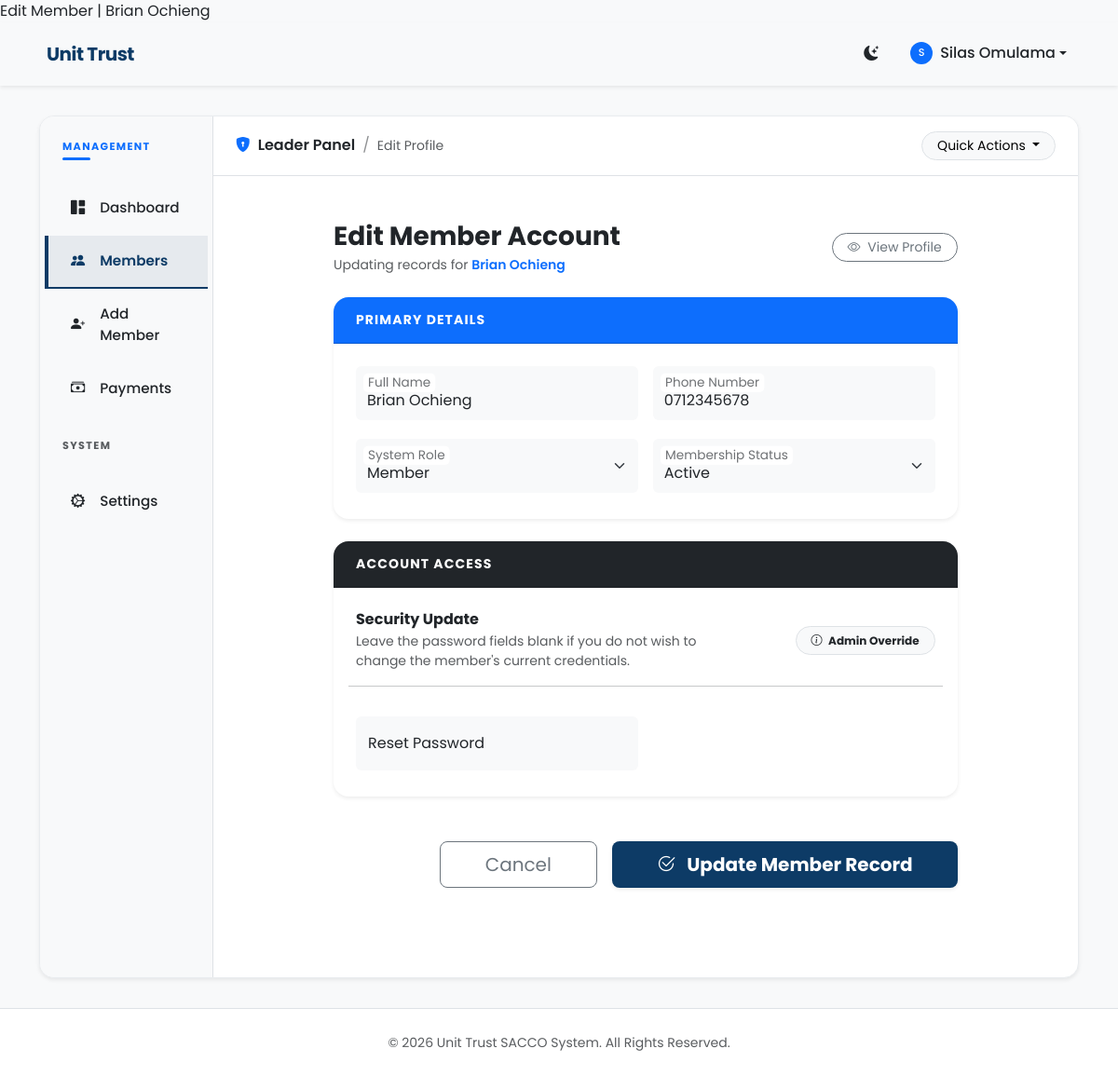
The app's page /leader/members/33/edit/ (signed in) with its own data.
### accounts/models.py (models this page shows, shortened)
class CustomUser(AbstractBaseUser, PermissionsMixin):
    ROLE_CHOICES = [
        ('Chairman', 'Chairman'),
        ('Secretary', 'Secretary'),
        ('Treasurer', 'Treasurer'),
        ('Member', 'Member'),
    ]
    STATUS_CHOICES = [
        ('Visitor', 'Visitor'),
        ('Active', 'Active'),
    ]
    full_name = models.CharField(max_length=255)
    email = models.EmailField(blank=True)
    phone_number = models.CharField(max_length=32, unique=True)
    role = models.CharField(max_length=20, choices=ROLE_CHOICES, default='Member')
    status = models.CharField(max_length=20, choices=STATUS_CHOICES, default='Visitor')
    is_staff = models.BooleanField(default=False)
    is_active = models.BooleanField(default=True)
    date_joined = models.DateTimeField(default=timezone.now)
    objects = CustomUserManager()
    USERNAME_FIELD = 'phone_number'
    REQUIRED_FIELDS = ['full_name']

### members/views.py (the view)
# urls.py: path('leader/members/<int:user_id>/edit/', views.edit_member, name='leader_edit_member'),
@role_required(['Chairman', 'Secretary', 'Treasurer'])
def edit_member(request, user_id):
    user = get_object_or_404(User, id=user_id)
    if request.method == 'POST':
        form = LeaderMemberForm(request.POST)
        if form.is_valid():
            data = form.cleaned_data
            user.full_name = data['full_name']
            user.role = data['role']
            user.status = data['status']
            if data.get('password'):
                user.set_password(data.get('password'))
            user.save()
            messages.success(request, 'Member updated')
            return redirect('members:members_list')
    else:
        initial = {'full_name': user.full_name, 'phone_number': user.phone_number, 'role': user.role, 'status': user.status}
        form = LeaderMemberForm(initial=initial)
    return render(request, 'dashboard/edit_member.html', {'form': form, 'member': user})

### members/forms.py (shortened to what this page needs)
class LeaderMemberForm(forms.Form):
    full_name = forms.CharField(max_length=255)
    phone_number = forms.CharField(max_length=32)
    role = forms.ChoiceField(choices=(('Chairman','Chairman'),('Secretary','Secretary'),('Treasurer','Treasurer'),('Member','Member')))
    status = forms.ChoiceField(choices=(('Visitor','Visitor'),('Active','Active')))
    password = forms.CharField(widget=forms.PasswordInput, required=False)

### accounts/utils.py (called while the page is built)
def role_required(allowed_roles):
    def decorator(view_func):
        @wraps(view_func)
        def _wrapped(request, *args, **kwargs):
            if not request.user.is_authenticated:
                raise PermissionDenied
            if request.user.role not in allowed_roles and not request.user.is_superuser:
                raise PermissionDenied
            return view_func(request, *args, **kwargs)
        return _wrapped
    return decorator

### members/context_processors.py (called while the page is built)
def current_profile(request):
    profile = None
    try:
        if request.user and request.user.is_authenticated:
            profile, _ = Profile.objects.get_or_create(user=request.user)
    except Exception:
        profile = None
    return {'profile': profile}

### templates/dashboard/edit_member.html (shortened to what this page needs)
{% extends 'dashboard/base.html' %}
{% load widget_tweaks %}
{% block title %}Edit Member | {{ member.full_name }}{% endblock title %}
{% block breadcrumb %}Edit Profile{% endblock %}
{% block dashboard_content %}
<div class="container-fluid">
    <div class="row justify-content-center">
        <div class="col-12 col-xl-10">
            <div class="d-flex align-items-center justify-content-between mb-4">
                <div>
                    <h3 class="fw-bold text-body mb-1">Edit Member Account</h3>
                    <p class="text-body-secondary small mb-0">Updating records for <span class="text-primary fw-semibold">{{ member.full_name }}</span></p>
                </div>
                <div class="d-flex gap-2">
                    <a href="{% url 'members:leader_member_detail' member.id %}" class="btn btn-outline-secondary btn-sm rounded-pill px-3">
                        <i class="bi bi-eye me-1"></i> View Profile
                    </a>
                </div>
            </div>
            <form method="post" novalidate>
                <div class="card border-0 shadow-sm rounded-4 overflow-hidden mb-4">
                    <div class="card-header bg-primary text-white py-3 px-4">
                        <h5 class="mb-0 small text-uppercase tracking-wider fw-bold">Primary Details</h5>
                    </div>
                    <div class="card-body p-4">
                        <div class="row g-3">
                            <div class="col-md-6">
                                <div class="form-floating">
                                    {% render_field form.full_name class="form-control border-0 bg-body-tertiary" placeholder="Full Name" %}
                                    <label>Full Name</label>
                                </div>
                            </div>
                            <div class="col-md-6">
                                <div class="form-floating">
                                    {% render_field form.phone_number class="form-control border-0 bg-body-tertiary" placeholder="Phone Number" %}
                                    <label>Phone Number</label>
                                </div>
                            </div>
                            <div class="col-md-6">
                                <div class="form-floating">
                                    {% render_field form.role class="form-select border-0 bg-body-tertiary" %}
                                    <label>System Role</label>
                                </div>
                            </div>
                            <div class="col-md-6">
                                <div class="form-floating">
                                    {% render_field form.status class="form-select border-0 bg-body-tertiary" %}
                                    <label>Membership Status</label>
                                </div>
                            </div>
                        </div>
                    </div>
                </div>
                <div class="card border-0 shadow-sm rounded-4 overflow-hidden mb-5">
                    <div class="card-header bg-dark text-white py-3 px-4">
                        <h5 class="mb-0 small text-uppercase tracking-wider fw-bold">Account Access</h5>
                    </div>
                    <div class="card-body p-4">
                        <div class="row g-3 align-items-center">
                            <div class="col-md-8">
                                <h6 class="fw-bold mb-1">Security Update</h6>
                                <p class="text-body-secondary small mb-0">Leave the password fields blank if you do not wish to change the member's current credentials.</p>
                            </div>
                            <div class="col-md-4 text-md-end">
                                <span class="badge bg-light text-dark border px-3 py-2 rounded-pill">
                                    <i class="bi bi-info-circle me-1"></i> Admin Override
                                </span>
                            </div>
                            <hr class="my-3 opacity-10">
                            {% if form.password %}
                            <div class="col-md-6">
                                <div class="form-floating">
                                    {% render_field form.password class="form-control border-0 bg-body-tertiary" placeholder="New Password" %}
                                    <label>Reset Password</label>
                                </div>
                            </div>
                            {% endif %}
                        </div>
                    </div>
                </div>
                <div class="d-grid gap-2 d-md-flex justify-content-md-end mb-5">
                    <button class="btn btn-outline-secondary btn-lg px-5 rounded-3 me-md-2" type="button" onclick="window.history.back()">
                        Cancel
                    </button>
                    <button class="btn btn-primary btn-lg px-5 rounded-3 fw-bold shadow-sm" type="submit">
                        <i class="bi bi-check2-circle me-2"></i> Update Member Record
                    </button>
                </div>
            </form>
        </div>
    </div>
</div>
{% endblock %}

### templates/nav.html (shortened to what this page needs)
<nav class="navbar navbar-expand-lg sticky-top shadow-sm">
  <div class="container">
    <a class="navbar-brand d-flex align-items-center" href="{% url 'home' %}">
       Unit Trust
    </a>
    <div class="collapse navbar-collapse" id="navbarNav">
      <ul class="navbar-nav ms-auto align-items-center">
        <li class="nav-item mx-lg-2">
          <button class="btn nav-link px-2 border-0 shadow-none" id="themeToggler" type="button" title="Toggle Mode">
            <i class="bi bi-moon-stars-fill" id="themeIcon"></i>
          </button>
        </li>
        {% if request.user.is_authenticated %}
          <li class="nav-item dropdown">
            <a class="nav-link dropdown-toggle d-flex align-items-center" href="#" id="userMenu" role="button" data-bs-toggle="dropdown">
              {% if profile and profile.profile_photo %}
                <img src="{{ profile.profile_photo.url }}" class="rounded-circle me-2" style="width:24px;height:24px;object-fit:cover;">
              {% else %}
                <div class="bg-primary text-white rounded-circle d-inline-flex align-items-center justify-content-center me-2" style="width: 24px; height: 24px; font-size: 0.7rem;">
                  {{ request.user.full_name|slice:":1"|upper }}
                </div>
              {% endif %}
              {{ request.user.full_name|default:"Member" }}
            </a>
          </li>
        {% endif %}
      </ul>
    </div>
  </div>
</nav>

### templates/base.html (style rules this page uses)
:root { --primary-color: #0d3b66; --secondary-color: #4caf50; --bg-light: #f8f9fa; }

### templates/nav.html (style rules this page uses)
.navbar { padding: 0.5rem 1rem; transition: all 0.3s ease; background-color: var(--bs-body-tertiary); }
@media (min-width: 768px) { .navbar { padding: 0.8rem 1rem; } }
.navbar-brand { font-weight: 700; letter-spacing: -0.5px; color: var(--primary-color) !important; }
.nav-link { font-weight: 500; color: var(--bs-body-color); margin: 0.25rem 2px; transition: all 0.2s ease; font-size: 0.9rem; border-bottom: 2px solid transparent; }
@media (min-width: 768px) { .nav-link { margin: 0 5px; font-size: 1rem; } }

### templates/dashboard/edit_member.html (style rules this page uses)
.form-floating > label { padding: 1rem 0.75rem !important; background-color: transparent !important; }
.tracking-wider { letter-spacing: 0.08em; }

### records on screen
CustomUser: full_name "Brian Ochieng", phone_number "0712345678", role "Member", status "Active"
CustomUser: user.full_name "S", user.full_name "Silas Omulama"
